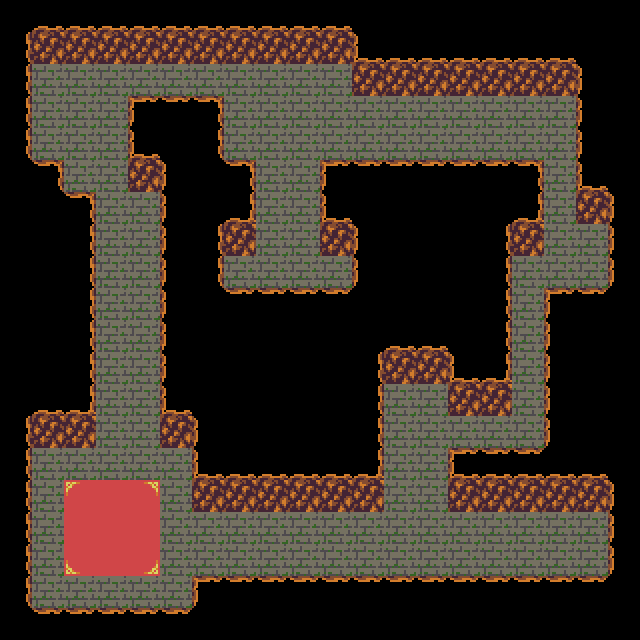

Tiled map render using the project's own tile images. Description and the whole map definition, tile-layer contents included, below:
An orthogonal 20x20 tile map with 32x32 px tiles, 5 tile layers (baseLayer, subGroundLayer, superGroundLayer, subCollisionLayer, ...), 2 tilesets and 7 objects (3x Torch, 2x Stairs, Chest, Player).

<map version="1.0" orientation="orthogonal" renderorder="right-down" width="20" height="20" tilewidth="32" tileheight="32" nextobjectid="13">
 <tileset firstgid="1" name="tiny32" tilewidth="32" tileheight="32" tilecount="256" columns="16">
  <image source="../images/tiny32.png" width="512" height="512" />
 </tileset>
 <tileset firstgid="257" name="tiny32" tilewidth="32" tileheight="32" tilecount="256" columns="16">
  <image source="../images/tiny32.png" width="512" height="512" />
 </tileset>
 <layer name="baseLayer" width="20" height="20">
  <data encoding="csv">
0,0,0,0,0,0,0,0,0,0,0,0,0,0,0,0,0,0,0,0,
0,0,0,0,0,0,0,0,0,0,0,0,0,0,0,0,0,0,0,0,
0,105,105,105,105,105,105,105,105,105,105,0,0,0,0,0,0,0,0,0,
0,105,105,105,0,0,0,105,105,105,105,105,105,105,105,105,105,105,0,0,
0,105,105,105,0,0,0,105,105,105,105,105,105,105,105,105,105,105,0,0,
0,0,105,105,0,0,0,0,105,105,0,0,0,0,0,0,0,105,0,0,
0,0,0,105,105,0,0,0,105,105,0,0,0,0,0,0,0,105,105,0,
0,0,0,105,105,0,0,0,105,105,0,0,0,0,0,0,0,105,105,0,
0,0,0,105,105,0,0,105,105,105,105,0,0,0,0,0,105,105,105,0,
0,0,0,105,105,0,0,0,0,0,0,0,0,0,0,0,105,0,0,0,
0,0,0,105,105,0,0,0,0,0,0,0,0,0,0,0,105,0,0,0,
0,0,0,105,105,0,0,0,0,0,0,0,0,0,0,0,105,0,0,0,
0,0,0,105,105,0,0,0,0,0,0,0,105,105,0,0,105,0,0,0,
0,0,0,105,105,0,0,0,0,0,0,0,105,105,105,105,105,0,0,0,
0,105,105,105,105,105,0,0,0,0,0,0,105,105,0,0,0,0,0,0,
0,105,95,94,96,105,0,0,0,0,0,0,105,105,0,0,0,0,0,0,
0,105,94,94,94,105,105,105,105,105,105,105,105,105,105,105,105,105,105,0,
0,105,111,94,112,105,105,105,105,105,105,105,105,105,105,105,105,105,105,0,
0,105,105,105,105,105,0,0,0,0,0,0,0,0,0,0,0,0,0,0,
0,0,0,0,0,0,0,0,0,0,0,0,0,0,0,0,0,0,0,0
</data>
 </layer>
 <layer name="subGroundLayer" width="20" height="20">
  <data encoding="csv">
0,0,0,0,0,0,0,0,0,0,0,0,0,0,0,0,0,0,0,0,
0,0,0,0,0,0,0,0,0,0,0,0,0,0,0,0,0,0,0,0,
0,0,0,0,0,0,0,0,0,0,0,0,0,0,0,0,0,0,0,0,
0,0,0,0,0,0,0,0,0,0,0,0,0,0,0,0,0,0,0,0,
0,0,0,0,0,0,0,0,0,0,0,0,0,0,0,0,0,0,0,0,
0,0,0,0,0,0,0,0,0,0,0,0,0,0,0,0,0,0,0,0,
0,0,0,0,0,0,0,0,0,0,0,0,0,0,0,0,0,0,0,0,
0,0,0,0,0,0,0,0,0,0,0,0,0,0,0,0,0,0,0,0,
0,0,0,0,0,0,0,0,0,0,0,0,0,0,0,0,0,0,0,0,
0,0,0,0,0,0,0,0,0,0,0,0,0,0,0,0,0,0,0,0,
0,0,0,0,0,0,0,0,0,0,0,0,0,0,0,0,0,0,0,0,
0,0,0,0,0,0,0,0,0,0,0,0,0,0,0,0,0,0,0,0,
0,0,0,0,0,0,0,0,0,0,0,0,0,0,0,0,0,0,0,0,
0,0,0,0,0,0,0,0,0,0,0,0,0,0,0,0,0,0,0,0,
0,0,0,0,0,0,0,0,0,0,0,0,0,0,0,0,0,0,0,0,
0,0,0,0,0,0,0,0,0,0,0,0,0,0,0,0,0,0,0,0,
0,0,0,0,0,0,0,0,0,0,0,0,0,0,0,0,0,0,0,0,
0,0,0,0,0,0,0,0,0,0,0,0,0,0,0,0,0,0,0,0,
0,0,0,0,0,0,0,0,0,0,0,0,0,0,0,0,0,0,0,0,
0,0,0,0,0,0,0,0,0,0,0,0,0,0,0,0,0,0,0,0
</data>
 </layer>
 <layer name="superGroundLayer" width="20" height="20">
  <data encoding="csv">
0,0,0,0,0,0,0,0,0,0,0,0,0,0,0,0,0,0,0,0,
0,0,0,0,0,0,0,0,0,0,0,0,0,0,0,0,0,0,0,0,
0,0,0,0,0,0,0,0,0,0,0,0,0,0,0,0,0,0,0,0,
0,0,0,0,0,0,0,0,0,0,0,0,0,0,0,0,0,0,0,0,
0,0,0,0,0,0,0,0,0,0,0,0,0,0,0,0,0,0,0,0,
0,0,0,0,0,0,0,0,0,0,0,0,0,0,0,0,0,0,0,0,
0,0,0,0,0,0,0,0,0,0,0,0,0,0,0,0,0,0,0,0,
0,0,0,0,0,0,0,0,0,0,0,0,0,0,0,0,0,0,0,0,
0,0,0,0,0,0,0,0,0,0,0,0,0,0,0,0,0,0,0,0,
0,0,0,0,0,0,0,0,0,0,0,0,0,0,0,0,0,0,0,0,
0,0,0,0,0,0,0,0,0,0,0,0,0,0,0,0,0,0,0,0,
0,0,0,0,0,0,0,0,0,0,0,0,0,0,0,0,0,0,0,0,
0,0,0,0,0,0,0,0,0,0,0,0,0,0,0,0,0,0,0,0,
0,0,0,0,0,0,0,0,0,0,0,0,0,0,0,0,0,0,0,0,
0,0,0,0,0,0,0,0,0,0,0,0,0,0,0,0,0,0,0,0,
0,0,0,0,0,0,0,0,0,0,0,0,0,0,0,0,0,0,0,0,
0,0,0,0,0,0,0,0,0,0,0,0,0,0,0,0,0,0,0,0,
0,0,0,0,0,0,0,0,0,0,0,0,0,0,0,0,0,0,0,0,
0,0,0,0,0,0,0,0,0,0,0,0,0,0,0,0,0,0,0,0,
0,0,0,0,0,0,0,0,0,0,0,0,0,0,0,0,0,0,0,0
</data>
 </layer>
 <layer name="subCollisionLayer" width="20" height="20">
  <data encoding="csv">
0,117,117,117,117,117,117,117,117,117,117,0,0,0,0,0,0,0,0,0,
102,104,104,104,104,104,104,104,104,104,104,116,117,117,117,117,117,117,0,0,
102,0,0,0,0,0,0,0,0,0,0,104,104,104,104,104,104,104,100,0,
102,0,0,0,84,85,86,0,0,0,0,0,0,0,0,0,0,0,100,0,
102,0,0,0,116,0,102,0,0,0,0,0,0,0,0,0,0,0,100,0,
0,86,0,0,104,100,0,86,0,0,84,85,85,85,85,85,86,0,116,0,
0,0,86,0,0,100,0,118,0,0,116,0,0,0,0,0,118,0,104,100,
0,0,102,0,0,100,102,104,0,0,104,100,0,0,0,102,104,0,0,100,
0,0,102,0,0,100,102,0,0,0,0,100,0,0,0,102,0,0,0,100,
0,0,102,0,0,100,0,85,85,85,85,0,0,0,0,102,0,84,85,0,
0,0,102,0,0,100,0,0,0,0,0,0,117,117,0,102,0,100,0,0,
0,0,102,0,0,100,0,0,0,0,0,102,104,104,116,118,0,100,0,0,
0,117,118,0,0,116,0,0,0,0,0,102,0,0,104,104,0,100,0,0,
102,104,104,0,0,104,100,0,0,0,0,102,0,0,0,0,0,100,0,0,
102,0,0,0,0,0,116,117,117,117,117,118,0,0,84,85,85,117,117,0,
102,0,0,0,0,0,104,104,104,104,104,104,0,0,104,104,104,104,104,100,
102,0,0,0,0,0,0,0,0,0,0,0,0,0,0,0,0,0,0,100,
102,0,0,0,0,0,0,0,0,0,0,0,0,0,0,0,0,0,0,100,
102,0,0,0,0,0,84,85,85,85,85,85,85,85,85,85,85,85,85,0,
0,85,85,85,85,85,0,0,0,0,0,0,0,0,0,0,0,0,0,0
</data>
 </layer>
 <layer name="superCollisionLayer" width="20" height="20">
  <data encoding="csv">
0,0,0,0,0,0,0,0,0,0,0,0,0,0,0,0,0,0,0,0,
0,0,0,0,0,0,0,0,0,0,0,0,0,0,0,0,0,0,0,0,
0,0,0,0,0,0,0,0,0,0,0,0,0,0,0,0,0,0,0,0,
0,0,0,0,0,0,0,0,0,0,0,0,0,0,0,0,0,0,0,0,
0,0,0,0,0,0,0,0,0,0,0,0,0,0,0,0,0,0,0,0,
0,0,0,0,0,0,0,0,0,0,0,0,0,0,0,0,0,0,0,0,
0,0,0,0,0,0,0,0,0,0,0,0,0,0,0,0,0,0,0,0,
0,0,0,0,0,0,0,0,0,0,0,0,0,0,0,0,0,0,0,0,
0,0,0,0,0,0,0,0,0,0,0,0,0,0,0,0,0,0,0,0,
0,0,0,0,0,0,0,0,0,0,0,0,0,0,0,0,0,0,0,0,
0,0,0,0,0,0,0,0,0,0,0,0,0,0,0,0,0,0,0,0,
0,0,0,0,0,0,0,0,0,0,0,0,0,0,0,0,0,0,0,0,
0,0,0,0,0,0,0,0,0,0,0,0,0,0,0,0,0,0,0,0,
0,0,0,0,0,0,0,0,0,0,0,0,0,0,0,0,0,0,0,0,
0,0,0,0,0,0,0,0,0,0,0,0,0,0,117,117,117,0,0,0,
0,0,0,0,0,0,0,0,0,0,0,0,0,0,0,0,0,0,0,0,
0,0,0,0,0,0,0,0,0,0,0,0,0,0,0,0,0,0,0,0,
0,0,0,0,0,0,0,0,0,0,0,0,0,0,0,0,0,0,0,0,
0,0,0,0,0,0,0,0,0,0,0,0,0,0,0,0,0,0,0,0,
0,0,0,0,0,0,0,0,0,0,0,0,0,0,0,0,0,0,0,0
</data>
 </layer>
 <objectgroup name="objectLayer">
  <object id="1" name="gemChest" type="Chest" gid="37" x="96" y="544" width="32" height="32">
   <properties>
    <property name="contents" value="Gem" />
    <property name="frame" type="int" value="36" />
   </properties>
  </object>
  <object id="2" name="torch1" type="Torch" gid="207" x="320" y="96" width="32" height="32">
   <properties>
    <property name="colour" value="yellow" />
    <property name="frame" type="int" value="206" />
   </properties>
  </object>
  <object id="3" name="menu" type="Stairs" gid="2147483770" x="224" y="288" width="32" height="32">
   <properties>
    <property name="flipX" value="true" />
    <property name="frame" type="int" value="121" />
    <property name="targetState" value="MainMenu" />
   </properties>
  </object>
  <object id="7" name="exit" type="Stairs" gid="123" x="416" y="416" width="32" height="32">
   <properties>
    <property name="frame" type="int" value="122" />
    <property name="targetState" value="LevelExit" />
   </properties>
  </object>
  <object id="8" name="torch2" type="Torch" gid="207" x="-352" y="654" width="32" height="32">
   <properties>
    <property name="colour" value="yellow" />
    <property name="frame" value="206" />
   </properties>
  </object>
  <object id="10" name="player" type="Player" gid="132" x="288" y="288" width="32" height="32">
   <properties>
    <property name="direction" value="up" />
   </properties>
  </object>
  <object id="12" name="torch3" type="Torch" gid="207" x="576" y="288" width="32" height="32">
   <properties>
    <property name="colour" value="yellow" />
    <property name="frame" type="int" value="206" />
   </properties>
  </object>
 </objectgroup>
</map>
